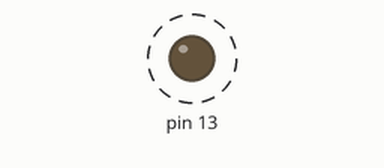
Bench run of a sketch on a simulated Arduino Uno, built with avr-gcc and run on an emulated ATmega328P. Shown: output pins drawn as LEDs (lit = HIGH). Dashed ring = blinking.

Above: at 0.2 s.
Timing chart, 0 to 3.0 s (numbered marks = the images above):
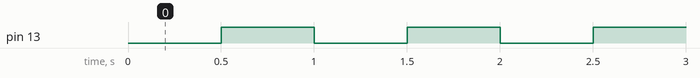

The sketch:

sketch_feb11a.ino
```cpp
void setup() {
  // put your setup code here, to run once:
pinMode(13,OUTPUT);
}

void loop() {
   delay(500);
  digitalWrite(13,HIGH);
  delay(500);
  digitalWrite(13,0);


}
```

Measured:
- by itself, pin 13: alternates HIGH for 0.50 s and LOW for 0.50 s
